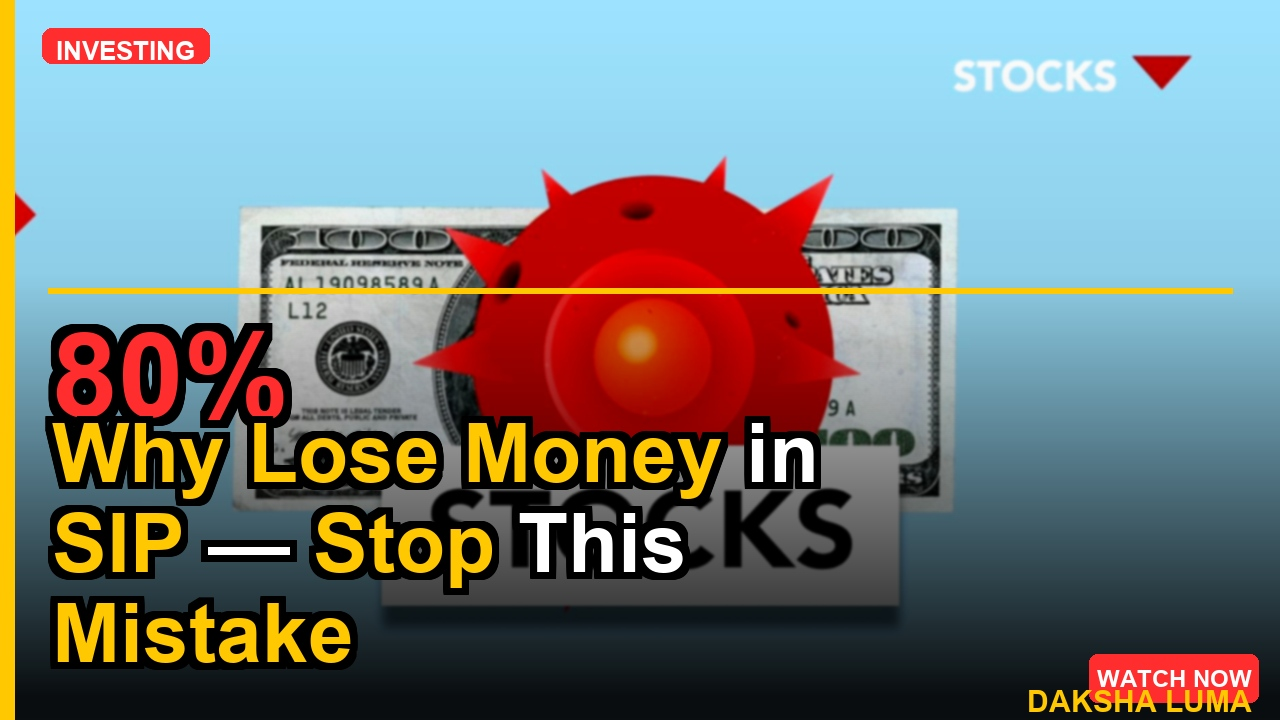
#> input picture assets/test_thumbnail.jpg, 1280 x 720 px
$ python -i thumbnail_service.py   (imports and definitions only)   (older library calls are emulated)
#> lines starting #> are read from the running program, lines starting #| are printed output that depends on the picture
### src/utils/logger.py
"""
Centralised logger factory.
Returns a named logger with both console (INFO) and rotating-file (DEBUG) handlers.
"""
import logging
import sys
from logging.handlers import RotatingFileHandler
from pathlib import Path


def get_logger(name: str, log_dir: Path = None) -> logging.Logger:
    """
    Return a configured logger instance.

    Args:
        name:    Logger name (typically __name__ of calling module).
        log_dir: Directory for the rotating log file.  Pass None to skip
                 file logging (e.g. in unit tests).
    """
    logger = logging.getLogger(name)
    if logger.handlers:
        return logger  # already configured – avoid duplicate handlers

    logger.setLevel(logging.DEBUG)

    fmt = logging.Formatter(
        "%(asctime)s | %(levelname)-8s | %(name)s | %(message)s",
        datefmt="%Y-%m-%d %H:%M:%S",
    )

    # ── Console handler ──────────────────────────────────────────
    ch = logging.StreamHandler(sys.stdout)
    ch.setLevel(logging.INFO)
    ch.setFormatter(fmt)
    logger.addHandler(ch)

    # ── Rotating file handler ────────────────────────────────────
    if log_dir is not None:
        log_dir = Path(log_dir)
        log_dir.mkdir(parents=True, exist_ok=True)
        fh = RotatingFileHandler(
            log_dir / "pipeline.log",
            maxBytes=5 * 1024 * 1024,  # 5 MB per file
            backupCount=3,
            encoding="utf-8",
        )
        fh.setLevel(logging.DEBUG)
        fh.setFormatter(fmt)
        logger.addHandler(fh)

    return logger

### src/utils/retry.py
"""
Exponential-backoff retry decorator.
Usage:
    @retry(max_attempts=3, backoff=2.0, exceptions=(requests.RequestException,))
    def my_api_call():
        ...
"""
import functools
import logging
import time
from typing import Callable, Tuple, Type

logger = logging.getLogger(__name__)


def retry(
    max_attempts: int = 3,
    backoff: float = 2.0,
    exceptions: Tuple[Type[Exception], ...] = (Exception,),
) -> Callable:
    """
    Decorator that retries the wrapped function on specified exceptions.

    Args:
        max_attempts: Total number of tries including the first attempt.
        backoff:      Multiplier for wait time: wait = backoff^(attempt-1) seconds.
        exceptions:   Tuple of exception classes that trigger a retry.
    """
#> further down, picture is the input picture: PIL image 1280x720 RGB; mean R, G, B 118.4, 123.8, 123.7
    def decorator(func: Callable) -> Callable:
        # [27 lines left out: function wrapper, not called in this run]
        return wrapper
    return decorator

### src/services/thumbnail_service.py
"""
Thumbnail creation service — high-CTR YouTube finance style.

Workflow:
  1. Fetch a bold landscape photo from Pexels.
  2. Crop, boost contrast/saturation, vignette.
  3. Dark lower-third for readable title.
  4. Large title with gold + red hook words, category pill, accent bar.
"""
import io
import re
import textwrap
from pathlib import Path
from typing import List, Optional, Tuple

import requests
from PIL import Image, ImageDraw, ImageEnhance, ImageFilter, ImageFont, ImageOps

from src.config import (
    CHANNEL_BRANDING,
    PEXELS_API_KEY,
    PEXELS_PHOTO_API,
    THUMBNAIL_HEIGHT,
    THUMBNAIL_WIDTH,
)
from src.utils.logger import get_logger
from src.utils.retry import retry

logger = get_logger(__name__)

_HEADERS = {"Authorization": PEXELS_API_KEY}
_ABSTRACT_SUFFIX = " money finance dramatic"

_ACCENT_GOLD = (255, 200, 0)
_ACCENT_RED = (255, 45, 45)
_ACCENT_WHITE = (255, 255, 255)

_HOOK_WORDS = {
    "why", "how", "never", "always", "secret", "truth",
    "instantly", "rich", "poor", "broke", "lose", "win", "money",
    "stop", "best", "worst", "simple", "dead", "zero", "free",
    "must", "million", "billion", "trap", "lie", "real", "shocking",
    "exposed", "hidden", "mistake", "mistakes", "avoid", "save",
    "debt", "sip", "tax", "profit", "loss", "crash", "invest",
}


# [40 lines left out: functions _fetch_pexels_image, _make_gradient_background, not called in this run]


def _boost_background(img: Image.Image) -> Image.Image:
    img = ImageEnhance.Contrast(img).enhance(1.22)
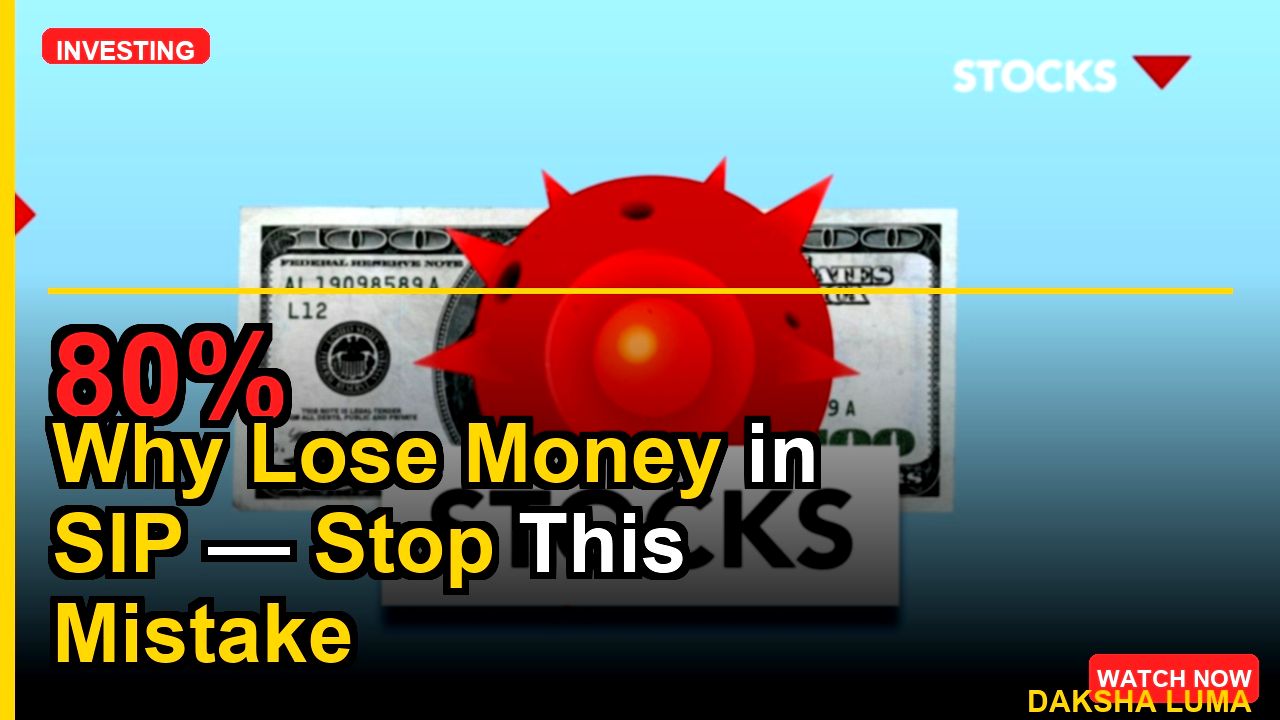
#> img: PIL image 1280x720 RGB; mean R, G, B 118, 128.1, 124.2
    img = ImageEnhance.Color(img).enhance(1.18)
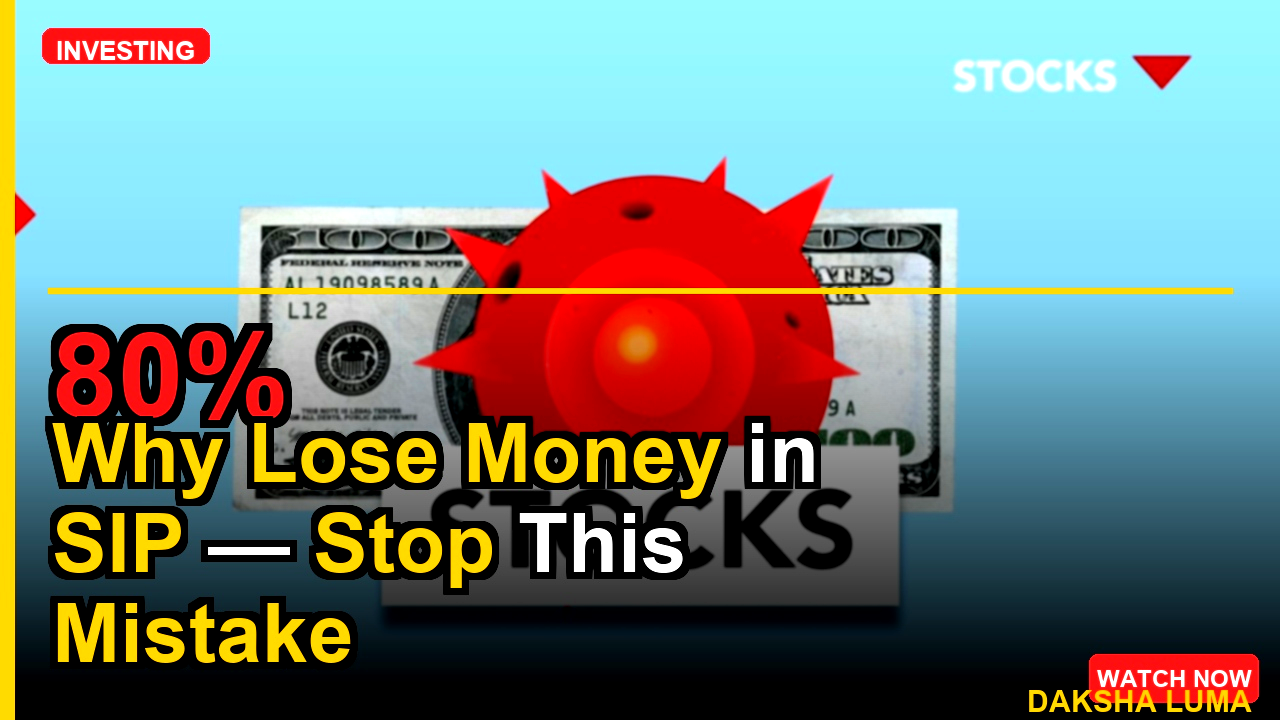
#> img: PIL image 1280x720 RGB; mean R, G, B 115.3, 129.2, 124.4
    img = ImageEnhance.Brightness(img).enhance(1.05)
    return img


# [209 lines left out: functions _apply_vignette_and_overlay, _load_font, _text_size, _draw_text_outlined, _hook_color, _draw_mixed_line and 3 more, not called in this run]

>>> from PIL import Image
>>> picture = Image.open('../../assets/test_thumbnail.jpg')
>>> result = _boost_background(picture)
